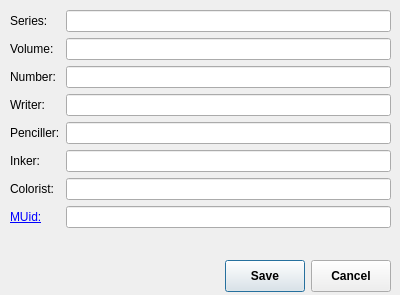
<?xml version="1.0" encoding="UTF-8"?>
<ui version="4.0">
 <class>MetaEditorDialog</class>
 <widget class="QDialog" name="MetaEditorDialog">
  <property name="geometry">
   <rect>
    <x>0</x>
    <y>0</y>
    <width>400</width>
    <height>295</height>
   </rect>
  </property>
  <property name="minimumSize">
   <size>
    <width>400</width>
    <height>295</height>
   </size>
  </property>
  <property name="maximumSize">
   <size>
    <width>400</width>
    <height>295</height>
   </size>
  </property>
  <property name="windowTitle">
   <string>Metadata editor</string>
  </property>
  <property name="windowIcon">
   <iconset resource="KCC.qrc">
    <normaloff>:/Icon/icons/comic2ebook.png</normaloff>:/Icon/icons/comic2ebook.png</iconset>
  </property>
  <widget class="QWidget" name="horizontalLayoutWidget">
   <property name="geometry">
    <rect>
     <x>10</x>
     <y>260</y>
     <width>381</width>
     <height>32</height>
    </rect>
   </property>
   <layout class="QHBoxLayout" name="horizontalLayout">
    <item>
     <widget class="QLabel" name="StatusLabel">
      <property name="sizePolicy">
       <sizepolicy hsizetype="MinimumExpanding" vsizetype="MinimumExpanding">
        <horstretch>0</horstretch>
        <verstretch>0</verstretch>
       </sizepolicy>
      </property>
      <property name="font">
       <font>
        <pointsize>10</pointsize>
        <weight>75</weight>
        <bold>true</bold>
       </font>
      </property>
      <property name="styleSheet">
       <string notr="true">color: rgb(255, 0, 0);</string>
      </property>
     </widget>
    </item>
    <item>
     <widget class="QPushButton" name="OKButton">
      <property name="sizePolicy">
       <sizepolicy hsizetype="Minimum" vsizetype="Minimum">
        <horstretch>0</horstretch>
        <verstretch>0</verstretch>
       </sizepolicy>
      </property>
      <property name="font">
       <font>
        <weight>75</weight>
        <bold>true</bold>
       </font>
      </property>
      <property name="text">
       <string>Save</string>
      </property>
      <property name="icon">
       <iconset resource="KCC.qrc">
        <normaloff>:/Other/icons/convert.png</normaloff>:/Other/icons/convert.png</iconset>
      </property>
     </widget>
    </item>
    <item>
     <widget class="QPushButton" name="CancelButton">
      <property name="sizePolicy">
       <sizepolicy hsizetype="Minimum" vsizetype="Minimum">
        <horstretch>0</horstretch>
        <verstretch>0</verstretch>
       </sizepolicy>
      </property>
      <property name="font">
       <font>
        <weight>75</weight>
        <bold>true</bold>
       </font>
      </property>
      <property name="text">
       <string>Cancel</string>
      </property>
      <property name="icon">
       <iconset resource="KCC.qrc">
        <normaloff>:/Other/icons/clear.png</normaloff>:/Other/icons/clear.png</iconset>
      </property>
     </widget>
    </item>
   </layout>
  </widget>
  <widget class="QFrame" name="EditorFrame">
   <property name="geometry">
    <rect>
     <x>10</x>
     <y>10</y>
     <width>381</width>
     <height>251</height>
    </rect>
   </property>
   <widget class="QWidget" name="formLayoutWidget">
    <property name="geometry">
     <rect>
      <x>0</x>
      <y>0</y>
      <width>381</width>
      <height>250</height>
     </rect>
    </property>
    <layout class="QFormLayout" name="formLayout">
     <item row="1" column="0">
      <widget class="QLabel" name="label">
       <property name="text">
        <string>Series:</string>
       </property>
      </widget>
     </item>
     <item row="1" column="1">
      <widget class="QLineEdit" name="SeriesLine"/>
     </item>
     <item row="2" column="0">
      <widget class="QLabel" name="label_2">
       <property name="text">
        <string>Volume:</string>
       </property>
      </widget>
     </item>
     <item row="2" column="1">
      <widget class="QLineEdit" name="VolumeLine"/>
     </item>
     <item row="3" column="0">
      <widget class="QLabel" name="label_3">
       <property name="text">
        <string>Number:</string>
       </property>
      </widget>
     </item>
     <item row="3" column="1">
      <widget class="QLineEdit" name="NumberLine"/>
     </item>
     <item row="4" column="0">
      <widget class="QLabel" name="label_4">
       <property name="text">
        <string>Writer:</string>
       </property>
      </widget>
     </item>
     <item row="4" column="1">
      <widget class="QLineEdit" name="WriterLine"/>
     </item>
     <item row="5" column="0">
      <widget class="QLabel" name="label_5">
       <property name="text">
        <string>Penciller:</string>
       </property>
      </widget>
     </item>
     <item row="5" column="1">
      <widget class="QLineEdit" name="PencillerLine"/>
     </item>
     <item row="6" column="0">
      <widget class="QLabel" name="label_6">
       <property name="text">
        <string>Inker:</string>
       </property>
      </widget>
     </item>
     <item row="6" column="1">
      <widget class="QLineEdit" name="InkerLine"/>
     </item>
     <item row="7" column="0">
      <widget class="QLabel" name="label_7">
       <property name="text">
        <string>Colorist:</string>
       </property>
      </widget>
     </item>
     <item row="7" column="1">
      <widget class="QLineEdit" name="ColoristLine"/>
     </item>
     <item row="8" column="0">
      <widget class="QLabel" name="label_8">
       <property name="text">
        <string>&lt;html&gt;&lt;head/&gt;&lt;body&gt;&lt;p&gt;&lt;a href=&quot;https://github.com/ciromattia/kcc/wiki/Manga-Cover-Database-support&quot;&gt;&lt;span style=&quot; text-decoration: underline; color:#0000ff;&quot;&gt;MUid:&lt;/span&gt;&lt;/a&gt;&lt;/p&gt;&lt;/body&gt;&lt;/html&gt;</string>
       </property>
       <property name="textFormat">
        <enum>Qt::RichText</enum>
       </property>
       <property name="openExternalLinks">
        <bool>true</bool>
       </property>
      </widget>
     </item>
     <item row="8" column="1">
      <widget class="QLineEdit" name="MUidLine"/>
     </item>
    </layout>
   </widget>
  </widget>
 </widget>
 <resources>
  <include location="KCC.qrc"/>
 </resources>
 <connections/>
</ui>
